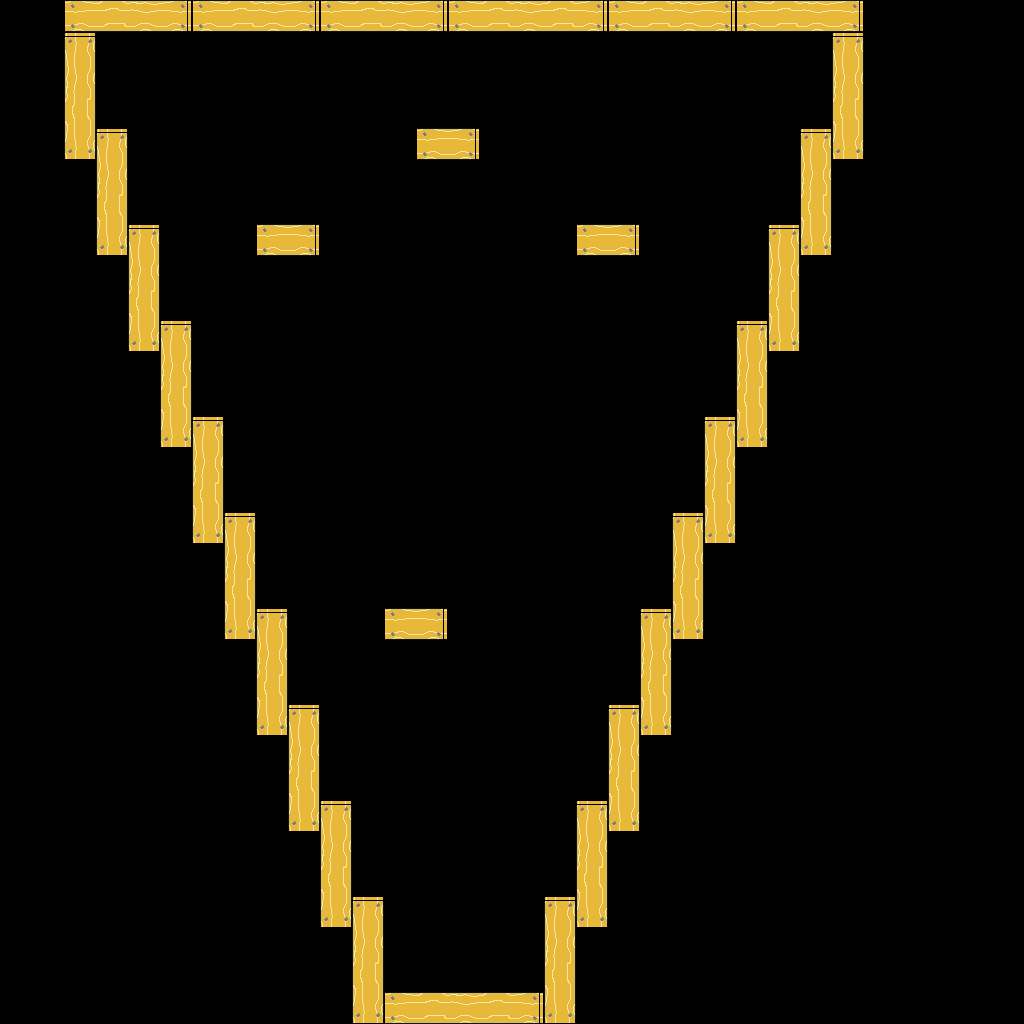

A 2D game scene composited from a Tiled map and its tileset images. What follows is a short description and the map's XML, with each tile layer's data collapsed to a summary:
An orthogonal 32x32 tile map with 32x32 px tiles, 2 tile layers (background, foreground), 2 tilesets and 92 objects (81x spikes, 9x fan, spawn, exit).

<map version="1.0" orientation="orthogonal" renderorder="right-down" width="32" height="32" tilewidth="32" tileheight="32" nextobjectid="130">
 <tileset firstgid="1" name="basic-tiles" tilewidth="32" tileheight="32" tilecount="256" columns="16">
  <image source="../maps/basic-tiles.png" width="512" height="512" />
 </tileset>
 <tileset firstgid="257" name="objects" tilewidth="64" tileheight="64" tilecount="4" columns="0">
  <tile id="1">
   <image width="32" height="64" source="../maps/fan_0.png" />
  </tile>
  <tile id="3">
   <image width="32" height="32" source="../maps/exit.png" />
  </tile>
  <tile id="4">
   <image width="32" height="32" source="../maps/spawn.png" />
  </tile>
  <tile id="5">
   <image width="64" height="7" source="../maps/door.png" />
  </tile>
 </tileset>
 <layer name="background" width="32" height="32">
  <data>[1024 cells, 0 non-empty, 0 distinct tile ids]</data>
 </layer>
 <layer name="foreground" width="32" height="32">
  <data>[1024 cells, 118 non-empty, 8 distinct tile ids]</data>
 </layer>
 <objectgroup name="objects">
  <object id="1" type="fan" gid="2147483906" x="544" y="896" width="32" height="64" />
  <object id="15" type="spikes" gid="19" x="768" y="64" width="32" height="32" />
  <object id="24" type="spawn" gid="261" x="448" y="960" width="32" height="32" />
  <object id="35" type="exit" gid="260" x="192" y="96" width="32" height="32" />
  <object id="37" type="fan" gid="258" x="320" y="800" width="32" height="64" />
  <object id="38" type="fan" gid="2147483906" x="608" y="704" width="32" height="64" />
  <object id="39" type="fan" gid="258" x="256" y="608" width="32" height="64" />
  <object id="40" type="fan" gid="258" x="192" y="416" width="32" height="64" />
  <object id="41" type="fan" gid="2147483906" x="672" y="512" width="32" height="64" />
  <object id="42" type="fan" gid="2147483906" x="736" y="320" width="32" height="64" />
  <object id="43" type="fan" gid="2147483906" x="800" y="128" width="32" height="64" />
  <object id="44" type="fan" gid="258" x="128" y="224" width="32" height="64" />
  <object id="46" type="spikes" gid="19" x="128" y="64" width="32" height="32" />
  <object id="49" type="spikes" gid="19" x="160" y="64" width="32" height="32" />
  <object id="50" type="spikes" gid="19" x="192" y="64" width="32" height="32" />
  <object id="51" type="spikes" gid="19" x="224" y="64" width="32" height="32" />
  <object id="52" type="spikes" gid="19" x="288" y="64" width="32" height="32" />
  <object id="53" type="spikes" gid="19" x="256" y="64" width="32" height="32" />
  <object id="54" type="spikes" gid="19" x="384" y="64" width="32" height="32" />
  <object id="55" type="spikes" gid="19" x="352" y="64" width="32" height="32" />
  <object id="56" type="spikes" gid="19" x="320" y="64" width="32" height="32" />
  <object id="57" type="spikes" gid="19" x="416" y="64" width="32" height="32" />
  <object id="58" type="spikes" gid="19" x="576" y="64" width="32" height="32" />
  <object id="59" type="spikes" gid="19" x="704" y="64" width="32" height="32" />
  <object id="60" type="spikes" gid="19" x="608" y="64" width="32" height="32" />
  <object id="61" type="spikes" gid="19" x="672" y="64" width="32" height="32" />
  <object id="62" type="spikes" gid="19" x="544" y="64" width="32" height="32" />
  <object id="63" type="spikes" gid="19" x="512" y="64" width="32" height="32" />
  <object id="64" type="spikes" gid="19" x="736" y="64" width="32" height="32" />
  <object id="65" type="spikes" gid="19" x="640" y="64" width="32" height="32" />
  <object id="66" type="spikes" gid="19" x="448" y="64" width="32" height="32" />
  <object id="67" type="spikes" gid="19" x="480" y="64" width="32" height="32" />
  <object id="70" type="spikes" gid="18" x="384" y="608" width="32" height="32" />
  <object id="71" type="spikes" gid="19" x="384" y="672" width="32" height="32" />
  <object id="72" type="spikes" gid="21" x="448" y="640" width="32" height="32" />
  <object id="73" type="spikes" gid="20" x="352" y="640" width="32" height="32" />
  <object id="74" type="spikes" gid="18" x="416" y="608" width="32" height="32" />
  <object id="75" type="spikes" gid="19" x="416" y="672" width="32" height="32" />
  <object id="76" type="spikes" gid="18" x="576" y="224" width="32" height="32" />
  <object id="77" type="spikes" gid="19" x="576" y="288" width="32" height="32" />
  <object id="78" type="spikes" gid="21" x="640" y="256" width="32" height="32" />
  <object id="79" type="spikes" gid="20" x="544" y="256" width="32" height="32" />
  <object id="80" type="spikes" gid="18" x="608" y="224" width="32" height="32" />
  <object id="81" type="spikes" gid="19" x="608" y="288" width="32" height="32" />
  <object id="82" type="spikes" gid="18" x="256" y="224" width="32" height="32" />
  <object id="83" type="spikes" gid="19" x="256" y="288" width="32" height="32" />
  <object id="84" type="spikes" gid="21" x="320" y="256" width="32" height="32" />
  <object id="85" type="spikes" gid="20" x="224" y="256" width="32" height="32" />
  <object id="86" type="spikes" gid="18" x="288" y="224" width="32" height="32" />
  <object id="87" type="spikes" gid="19" x="288" y="288" width="32" height="32" />
  <object id="88" type="spikes" gid="18" x="416" y="128" width="32" height="32" />
  <object id="89" type="spikes" gid="19" x="416" y="192" width="32" height="32" />
  <object id="90" type="spikes" gid="21" x="480" y="160" width="32" height="32" />
  <object id="91" type="spikes" gid="20" x="384" y="160" width="32" height="32" />
  <object id="92" type="spikes" gid="18" x="448" y="128" width="32" height="32" />
  <object id="93" type="spikes" gid="19" x="448" y="192" width="32" height="32" />
  <object id="94" type="spikes" gid="21" x="160" y="320" width="32" height="32" />
  <object id="95" type="spikes" gid="21" x="160" y="288" width="32" height="32" />
  <object id="96" type="spikes" gid="21" x="160" y="256" width="32" height="32" />
  <object id="97" type="spikes" gid="21" x="224" y="512" width="32" height="32" />
  <object id="98" type="spikes" gid="21" x="224" y="448" width="32" height="32" />
  <object id="99" type="spikes" gid="21" x="224" y="480" width="32" height="32" />
  <object id="100" type="spikes" gid="21" x="288" y="704" width="32" height="32" />
  <object id="101" type="spikes" gid="21" x="288" y="640" width="32" height="32" />
  <object id="102" type="spikes" gid="21" x="288" y="672" width="32" height="32" />
  <object id="103" type="spikes" gid="21" x="96" y="128" width="32" height="32" />
  <object id="104" type="spikes" gid="21" x="96" y="64" width="32" height="32" />
  <object id="105" type="spikes" gid="21" x="96" y="96" width="32" height="32" />
  <object id="106" type="spikes" gid="21" x="352" y="896" width="32" height="32" />
  <object id="107" type="spikes" gid="21" x="352" y="832" width="32" height="32" />
  <object id="108" type="spikes" gid="21" x="352" y="864" width="32" height="32" />
  <object id="109" type="spikes" gid="20" x="576" y="800" width="32" height="32" />
  <object id="110" type="spikes" gid="20" x="576" y="768" width="32" height="32" />
  <object id="111" type="spikes" gid="20" x="576" y="736" width="32" height="32" />
  <object id="112" type="spikes" gid="20" x="640" y="544" width="32" height="32" />
  <object id="113" type="spikes" gid="20" x="640" y="608" width="32" height="32" />
  <object id="114" type="spikes" gid="20" x="640" y="576" width="32" height="32" />
  <object id="115" type="spikes" gid="20" x="704" y="352" width="32" height="32" />
  <object id="116" type="spikes" gid="20" x="704" y="416" width="32" height="32" />
  <object id="117" type="spikes" gid="20" x="704" y="384" width="32" height="32" />
  <object id="118" type="spikes" gid="20" x="768" y="160" width="32" height="32" />
  <object id="119" type="spikes" gid="20" x="768" y="224" width="32" height="32" />
  </objectgroup>
</map>
<!-- 10 of 92 objects omitted -->
